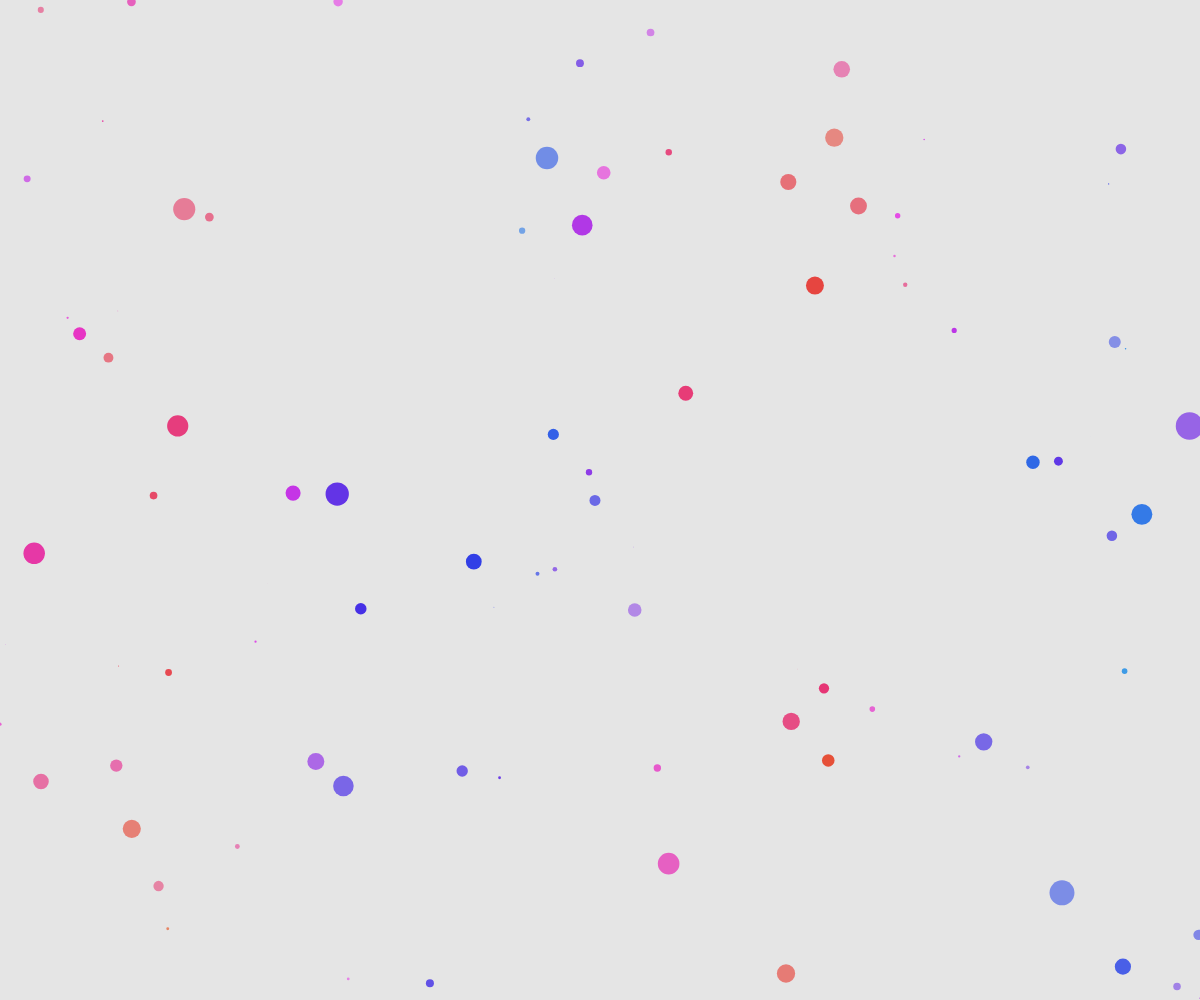
Frame 1 (no input)
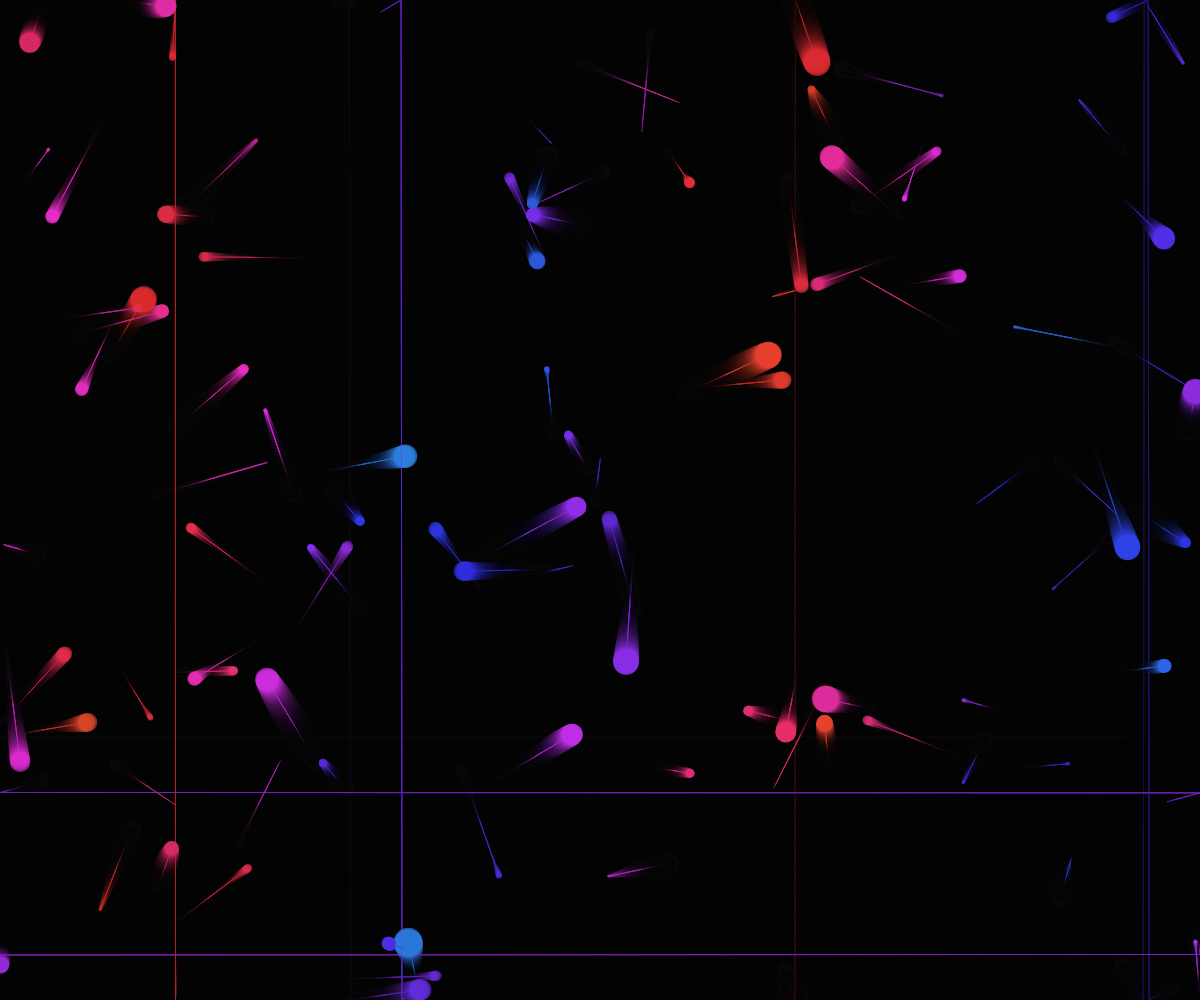
Frame 60 (no input)
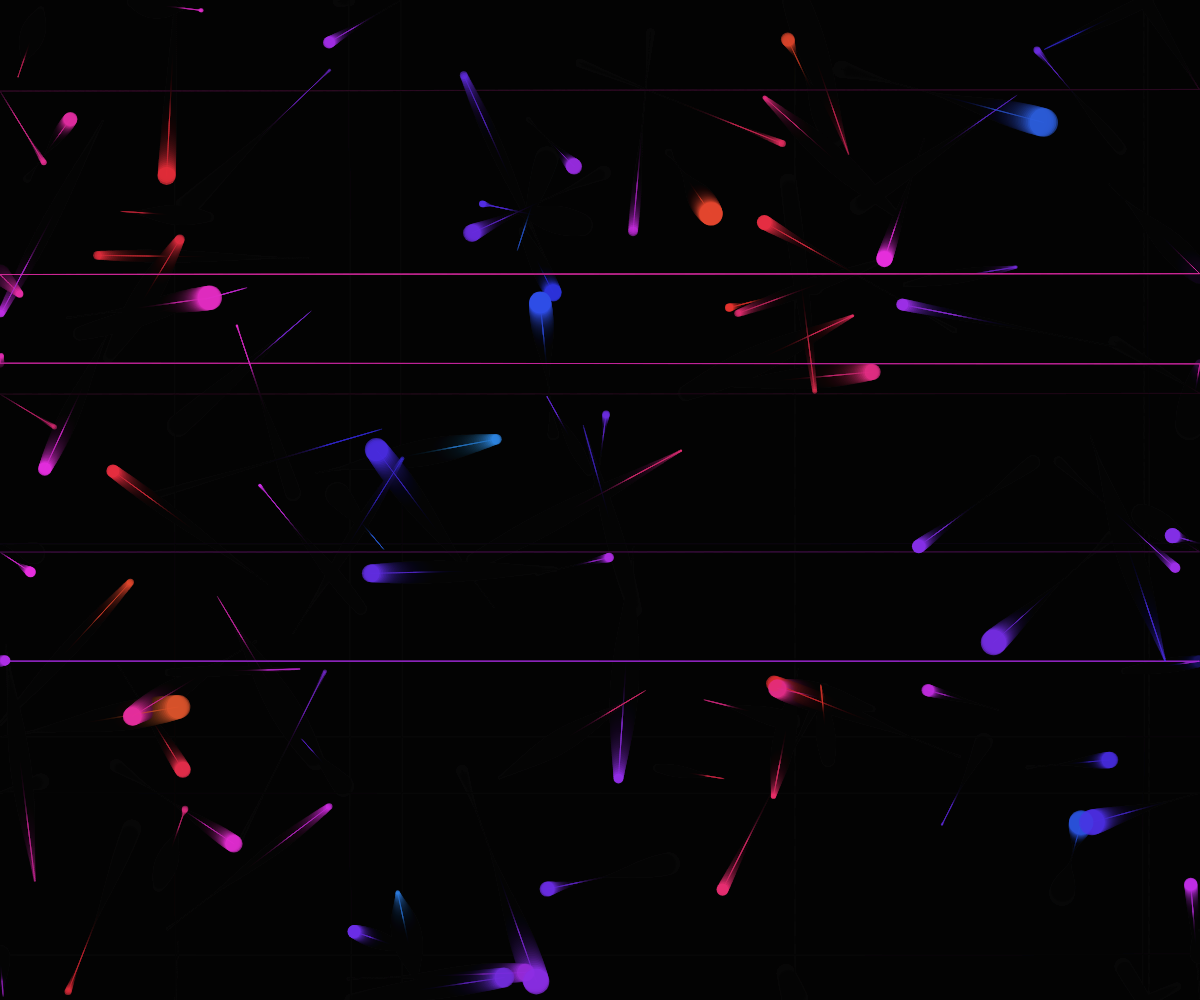
Frame 120 (the mouse pressed at the canvas centre since frame 60)

The p5.js sketch that drew these frames (run headless with seeded random() and noise() and a simulated clock; from frame 60 on, the mouse is pressed at the canvas centre):

// p5.js sketch
// ── sketch.js
let particles = [];
const numParticles = 100;
let time = 0;

function setup() {
  createCanvas(windowWidth, windowHeight);
  colorMode(HSB, 360, 100, 100, 1);
  
  for (let i = 0; i < numParticles; i++) {
    particles.push({
      pos: createVector(random(width), random(height)),
      vel: p5.Vector.random2D().mult(random(0.5, 2)),
      size: random(10, 30),
      hue: random(200, 260), // blue range
      alpha: random(0.5, 1),
      trail: [],
      trailLength: 30,
      colorShift: 0,
      pulse: random(TWO_PI),
      pulseSpeed: random(0.02, 0.05)
    });
  }
}

function draw() {
  // Subtle fade effect for trails
  background(0, 0, 0, 0.1);
  
  time += 0.01;
  
  for (let p of particles) {
    // Update position
    p.pos.add(p.vel);
    
    // Wrap around edges
    if (p.pos.x < 0) p.pos.x = width;
    if (p.pos.x > width) p.pos.x = 0;
    if (p.pos.y < 0) p.pos.y = height;
    if (p.pos.y > height) p.pos.y = 0;
    
    // Add to trail
    p.trail.push(p.pos.copy());
    if (p.trail.length > p.trailLength) {
      p.trail.shift();
    }
    
    // Pulsing effect
    p.pulse += p.pulseSpeed;
    const pulseSize = sin(p.pulse) * 0.5 + 0.5;
    
    // Color shifting
    p.colorShift = (sin(time * 0.2 + p.pos.x * 0.01) + 1) * 0.5;
    
    // Draw trail
    noFill();
    beginShape();
    for (let i = 0; i < p.trail.length; i++) {
      const alpha = map(i, 0, p.trail.length, 0, p.alpha);
      const size = map(i, 0, p.trail.length, 0, p.size * pulseSize);
      
      stroke(
        (p.hue + 120 * p.colorShift) % 360,
        80,
        90,
        alpha * 0.5
      );
      
      vertex(p.trail[i].x, p.trail[i].y);
    }
    endShape();
    
    // Draw core particle
    const coreHue = (p.hue + 120 * p.colorShift) % 360;
    fill(coreHue, 80, 90, p.alpha);
    noStroke();
    
    const coreSize = p.size * pulseSize;
    ellipse(p.pos.x, p.pos.y, coreSize, coreSize);
  }
}

function windowResized() {
  resizeCanvas(windowWidth, windowHeight);
}
